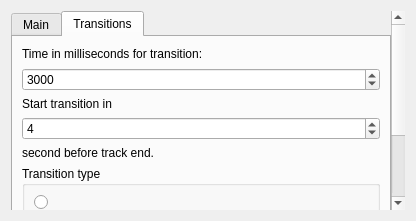
<?xml version="1.0" encoding="UTF-8"?>
<ui version="4.0">
 <class>Configure</class>
 <widget class="QWidget" name="Configure">
  <property name="geometry">
   <rect>
    <x>0</x>
    <y>0</y>
    <width>416</width>
    <height>221</height>
   </rect>
  </property>
  <property name="sizePolicy">
   <sizepolicy hsizetype="Preferred" vsizetype="Ignored">
    <horstretch>0</horstretch>
    <verstretch>0</verstretch>
   </sizepolicy>
  </property>
  <property name="maximumSize">
   <size>
    <width>160000</width>
    <height>160000</height>
   </size>
  </property>
  <property name="windowTitle">
   <string>Form</string>
  </property>
  <layout class="QVBoxLayout" name="verticalLayout">
   <item>
    <widget class="QScrollArea" name="scrollArea">
     <property name="frameShape">
      <enum>QFrame::NoFrame</enum>
     </property>
     <property name="widgetResizable">
      <bool>true</bool>
     </property>
     <widget class="QWidget" name="scrollAreaWidgetContents">
      <property name="geometry">
       <rect>
        <x>0</x>
        <y>-191</y>
        <width>382</width>
        <height>394</height>
       </rect>
      </property>
      <layout class="QVBoxLayout" name="verticalLayout_2">
       <property name="spacing">
        <number>0</number>
       </property>
       <property name="margin">
        <number>0</number>
       </property>
       <item>
        <widget class="QTabWidget" name="tabWidget">
         <property name="currentIndex">
          <number>1</number>
         </property>
         <widget class="QWidget" name="tab">
          <attribute name="title">
           <string>Main</string>
          </attribute>
         </widget>
         <widget class="QWidget" name="tab_2">
          <attribute name="title">
           <string>Transitions</string>
          </attribute>
          <layout class="QVBoxLayout" name="verticalLayout_4">
           <item>
            <layout class="QVBoxLayout" name="verticalLayout_3">
             <item>
              <widget class="QLabel" name="label">
               <property name="text">
                <string>Time in milliseconds for transition:</string>
               </property>
              </widget>
             </item>
             <item>
              <widget class="QSpinBox" name="tt">
               <property name="maximum">
                <number>10000</number>
               </property>
               <property name="value">
                <number>3000</number>
               </property>
              </widget>
             </item>
            </layout>
           </item>
           <item>
            <layout class="QVBoxLayout" name="verticalLayout_5">
             <item>
              <widget class="QLabel" name="label_2">
               <property name="text">
                <string>Start transition in </string>
               </property>
              </widget>
             </item>
             <item>
              <widget class="QSpinBox" name="st">
               <property name="maximum">
                <number>10</number>
               </property>
               <property name="value">
                <number>4</number>
               </property>
              </widget>
             </item>
             <item>
              <widget class="QLabel" name="label_3">
               <property name="text">
                <string>second before track end.</string>
               </property>
              </widget>
             </item>
            </layout>
           </item>
           <item>
            <widget class="QGroupBox" name="groupBox">
             <property name="title">
              <string>Transition type</string>
             </property>
             <layout class="QVBoxLayout" name="verticalLayout_6">
              <item>
               <widget class="QRadioButton" name="t1">
                <property name="text">
                 <string/>
                </property>
                <property name="icon">
                 <iconset resource="res.qrc">
                  <normaloff>:/images/fade1.png</normaloff>:/images/fade1.png</iconset>
                </property>
                <property name="iconSize">
                 <size>
                  <width>300</width>
                  <height>30</height>
                 </size>
                </property>
               </widget>
              </item>
              <item>
               <widget class="QRadioButton" name="t2">
                <property name="text">
                 <string/>
                </property>
                <property name="icon">
                 <iconset resource="res.qrc">
                  <normaloff>:/images/fade2.png</normaloff>:/images/fade2.png</iconset>
                </property>
                <property name="iconSize">
                 <size>
                  <width>300</width>
                  <height>30</height>
                 </size>
                </property>
               </widget>
              </item>
              <item>
               <widget class="QRadioButton" name="t3">
                <property name="text">
                 <string/>
                </property>
                <property name="icon">
                 <iconset resource="res.qrc">
                  <normaloff>:/images/fade3.png</normaloff>:/images/fade3.png</iconset>
                </property>
                <property name="iconSize">
                 <size>
                  <width>300</width>
                  <height>30</height>
                 </size>
                </property>
                <property name="checked">
                 <bool>false</bool>
                </property>
               </widget>
              </item>
              <item>
               <widget class="QRadioButton" name="t4">
                <property name="text">
                 <string/>
                </property>
                <property name="icon">
                 <iconset resource="res.qrc">
                  <normaloff>:/images/fade4.png</normaloff>:/images/fade4.png</iconset>
                </property>
                <property name="iconSize">
                 <size>
                  <width>300</width>
                  <height>30</height>
                 </size>
                </property>
                <property name="checked">
                 <bool>true</bool>
                </property>
               </widget>
              </item>
             </layout>
            </widget>
           </item>
          </layout>
         </widget>
        </widget>
       </item>
       <item>
        <layout class="QHBoxLayout" name="horizontalLayout">
         <item>
          <widget class="QPushButton" name="saveb">
           <property name="text">
            <string>Save</string>
           </property>
          </widget>
         </item>
         <item>
          <widget class="QPushButton" name="reset">
           <property name="text">
            <string>Load again</string>
           </property>
          </widget>
         </item>
        </layout>
       </item>
      </layout>
     </widget>
    </widget>
   </item>
  </layout>
 </widget>
 <resources>
  <include location="res.qrc"/>
 </resources>
 <connections/>
</ui>
